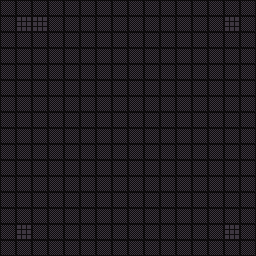

Tiled map render using the project's own tile images. Description and the whole map definition, tile-layer contents included, below:
An orthogonal 16x16 tile map with 16x16 px tiles, 2 tile layers (walls, characters), 2 tilesets.

<map version="1.5" tiledversion="1.6.0" orientation="orthogonal" renderorder="right-down" width="16" height="16" tilewidth="16" tileheight="16" infinite="0" nextlayerid="5" nextobjectid="1">
 <tileset firstgid="1" source="walls.tsx" />
 <tileset firstgid="65" source="characters.tsx" />
 <layer id="1" name="walls" width="16" height="16">
  <data encoding="csv">
9,9,9,9,9,9,9,9,9,9,9,9,9,9,9,9,
9,10,10,9,9,9,9,9,9,9,9,9,9,9,10,9,
9,9,9,9,9,9,9,9,9,9,9,9,9,9,9,9,
9,9,9,9,9,9,9,9,9,9,9,9,9,9,9,9,
9,9,9,9,9,9,9,9,9,9,9,9,9,9,9,9,
9,9,9,9,9,9,9,9,9,9,9,9,9,9,9,9,
9,9,9,9,9,9,9,9,9,9,9,9,9,9,9,9,
9,9,9,9,9,9,9,9,9,9,9,9,9,9,9,9,
9,9,9,9,9,9,9,9,9,9,9,9,9,9,9,9,
9,9,9,9,9,9,9,9,9,9,9,9,9,9,9,9,
9,9,9,9,9,9,9,9,9,9,9,9,9,9,9,9,
9,9,9,9,9,9,9,9,9,9,9,9,9,9,9,9,
9,9,9,9,9,9,9,9,9,9,9,9,9,9,9,9,
9,9,9,9,9,9,9,9,9,9,9,9,9,9,9,9,
9,10,9,9,9,9,9,9,9,9,9,9,9,9,10,9,
9,9,9,9,9,9,9,9,9,9,9,9,9,9,9,9
</data>
 </layer>
 <layer id="3" name="characters" width="16" height="16" locked="1">
  <data encoding="csv">
0,0,0,0,0,0,0,0,0,0,0,0,0,0,0,0,
0,0,0,0,0,0,0,0,0,0,0,0,0,0,0,0,
0,0,0,0,0,0,0,0,0,0,0,0,0,0,0,0,
0,0,0,0,0,0,0,0,0,0,0,0,0,0,0,0,
0,0,0,0,0,0,0,0,0,0,0,0,0,0,0,0,
0,0,0,0,0,0,0,0,0,0,0,0,0,0,0,0,
0,0,0,0,0,0,0,0,0,0,0,0,0,0,0,0,
0,0,0,0,0,0,0,0,0,0,0,0,0,0,0,0,
0,0,0,0,0,0,0,0,0,0,0,0,0,0,0,0,
0,0,0,0,0,0,0,0,0,0,0,0,0,0,0,0,
0,0,0,0,0,0,0,0,0,0,0,0,0,0,0,0,
0,0,0,0,0,0,0,0,0,0,0,0,0,0,0,0,
0,0,0,0,0,0,0,0,0,0,0,0,0,0,0,0,
0,0,0,0,0,0,0,0,0,0,0,0,0,0,0,0,
0,0,0,0,0,0,0,0,0,0,0,0,0,0,0,0,
0,0,0,0,0,0,0,0,0,0,0,0,0,0,0,0
</data>
 </layer>
</map>